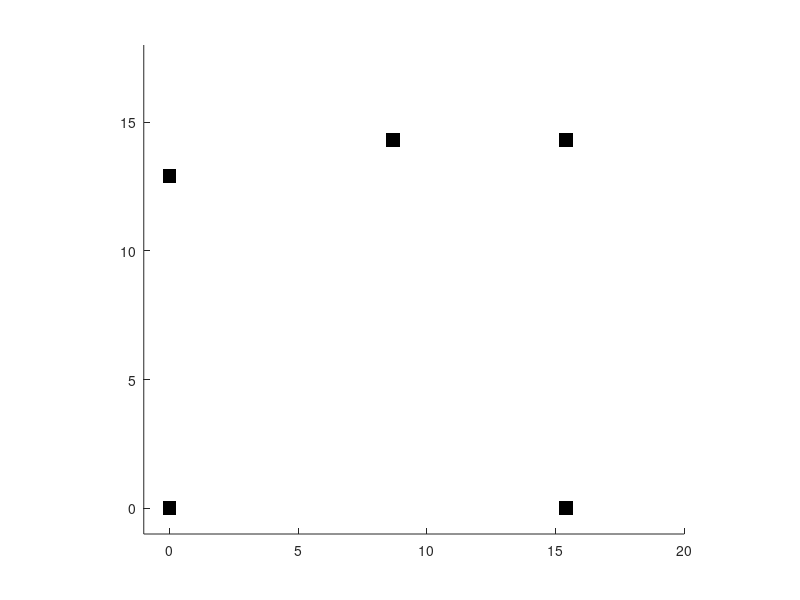

Write the MATLAB code that produced this figure. (Note: this script raises an error after producing the figure.)

%%
% 以散点图的形式绘制定位结果

anchors = [
    0, 12.9;
    0, 0;
    15.4, 0;
    15.4, 14.3;
    8.7, 14.3;
];

figure();
hold on;
axis([-1, 20, -1 , 18]);
axis equal;

for i = 1 : size(anchors, 1)
    x = anchors(i, 1);
    y = anchors(i, 2);
    scatter(x, y, 100, 'k','s', 'filled');
end

scatter(posiRes(:, 1), posiRes(:, 2), 'blue');
scatter(kal_posiRes(:, 1), kal_posiRes(:, 2), 'r');
% scatter(KF.smooth_posiRes(:, 1), KF.smooth_posiRes(:, 2));
% scatter(kal_mean_posiRes(:, 1), kal_mean_posiRes(:, 2));
% scatter(mean_posiRes(:, 1), mean_posiRes(:, 2));
% scatter(ftm_posiRes(:, 1), ftm_posiRes(:, 2));
% scatter(ftm_mean_posiRes(:, 1), ftm_mean_posiRes(:, 2));


%%
% 折线图绘制定位中的X结果
figure;
hold on;
plot(posiRes(:, 1));
plot(ftm_posiRes(:, 1));
% plot(ftm_mean_posiRes(:, 1));
legend('原始','intel','mean ');

%%
% 折线图绘制定位中的Y结果
figure;
hold on;
plot(posiRes(:, 2));
plot(ftm_posiRes(:, 2));
plot(ftm_mean_posiRes(:, 2));
legend('原始','intel','mean ');

%%
% 折线图绘制原始 预测 修正后的定位结果
figure;
hold on;
title('X')
plot(KF.X_set(:, 1));
plot(KF.X_set(:, 2));
plot(KF.X_set(:, 3));
legend('观测','预测','修正');

%%
% 折线图绘制原始 预测 修正后的定位结果
figure;
hold on;
title('Y')
plot(KF.X_set(:, 6));
plot(KF.X_set(:, 7));
plot(KF.X_set(:, 8));
legend('观测','预测','修正');

%%
figure;
plot(kalmanDataArr(:, 1:4));
title("X");
% legend('Measured','estimateRes', 'kalmanRes','meanRes','kalmanGain');
legend('Measured','estimateRes', 'kalmanRes','kalmanGain');
%%
figure;
plot(kalmanDataArr(:, 5:8));
title("Y");

% legend('Measured','estimateRes', 'kalmanRes','meanRes','kalmanGain');
legend('Measured','estimateRes', 'kalmanRes','kalmanGain');
%%
% 以三维散点图的形式绘制定位结果


colors = linspace(1, 256, length(posiRes));
% scatter(kalmanPosiRes(:,1),kalmanPosiRes(:,2), [], colors, 'filled');
scatter3(posiRes(:,1),posiRes(:,2), 1:length(posiRes), [], colors, 'filled');
% scatter3(ftm_mean_posiRes(:,1), ftm_mean_posiRes(:,2), 1:length(posiRes), [], colors, 'filled');
